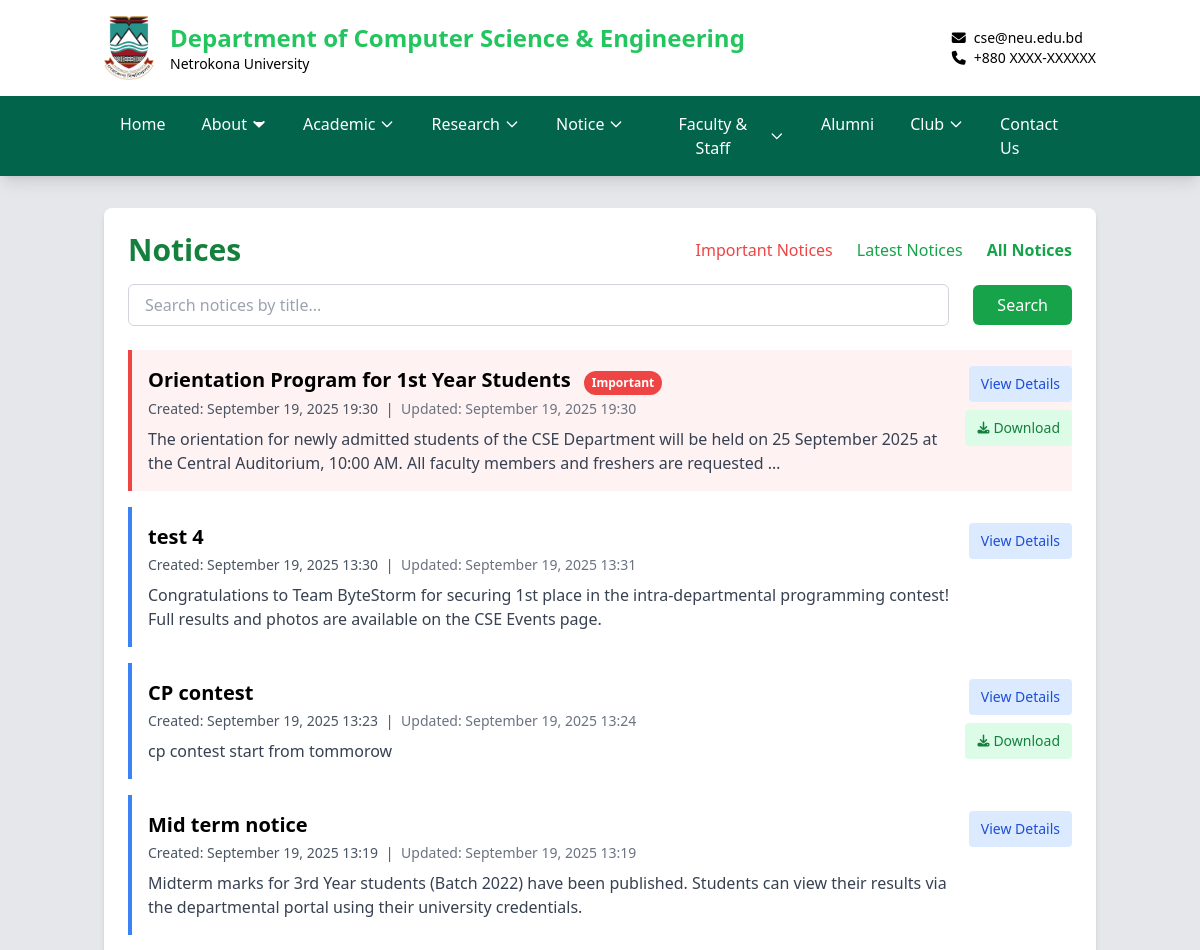
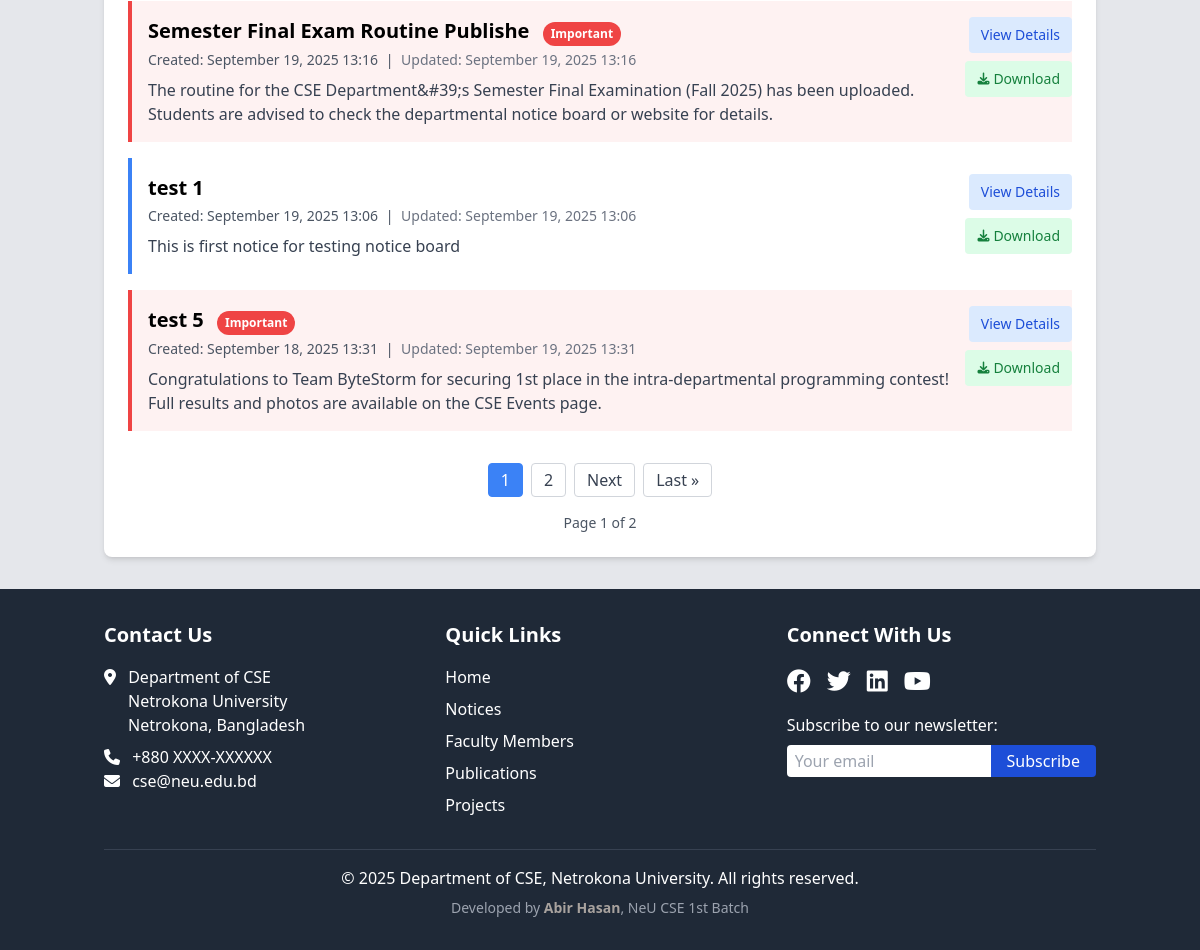
The app's page /notices/, older data (2 pictures, top to bottom).
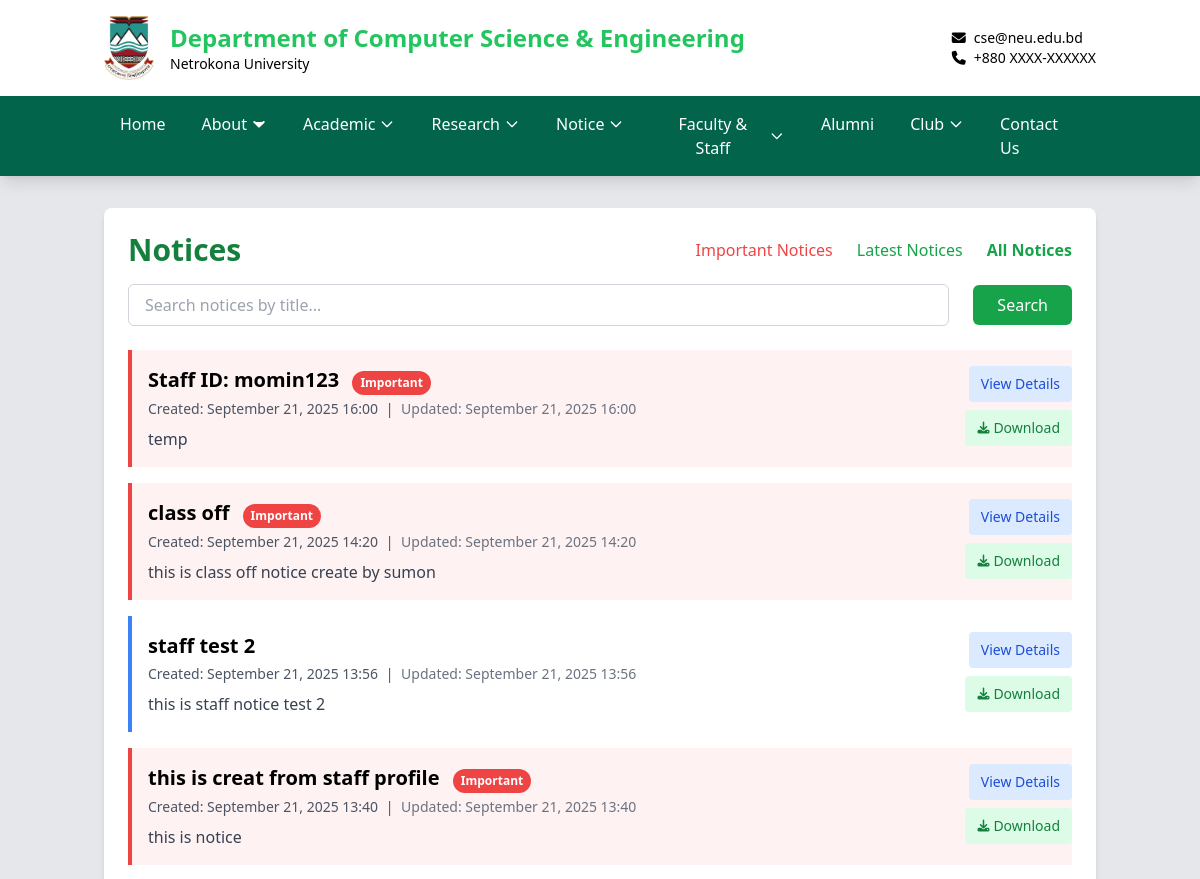
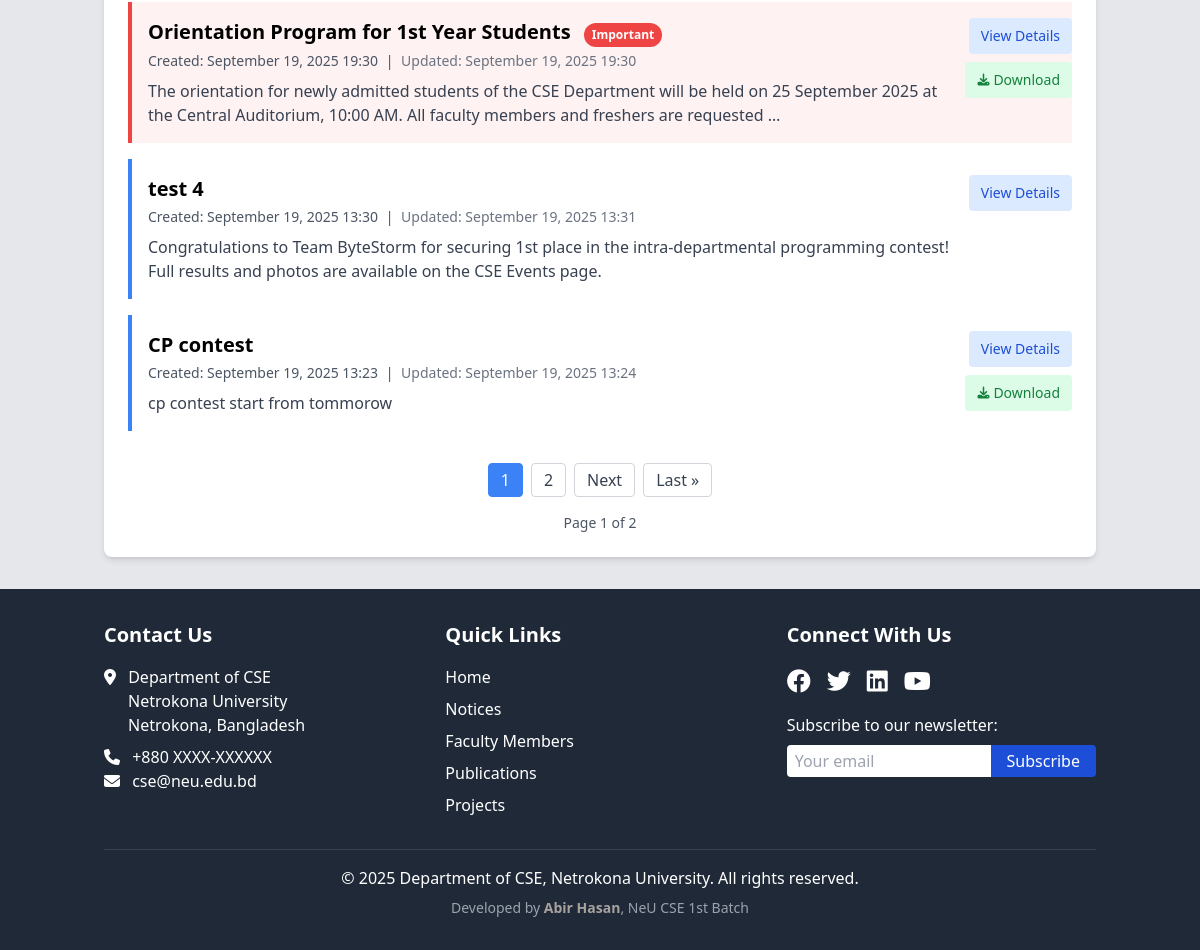
The same page, newer data (2 pictures, top to bottom).
### cse_app/models.py (models this page shows, shortened)
class Notice_Board(models.Model):
    title = models.CharField(max_length=200)
    content = RichTextField()
    file = models.FileField(upload_to='notices/', blank=True, null=True)  # For download option
    created_at = models.DateTimeField(null=True, blank=True)
    updated_at = models.DateTimeField(null=True, blank=True)
    is_important = models.BooleanField(default=False)
    created_by = models.ForeignKey(User, on_delete=models.SET_NULL, null=True, blank=True)
    class Meta:
        ordering = ['-created_at']  # Newest first

### cse_app/views.py (the view)
# urls.py: path('notices/', views.notice_list, name='notice_list'),
def notice_list(request):
    notice_type = request.GET.get('type')
    search_query = request.GET.get('search', '').strip()
    notices = Notice_Board.objects.all()
    if notice_type == 'important':
        notices = notices.filter(is_important=True)
    elif notice_type == 'latest':
        notices = notices.order_by('-created_at')
    if search_query:
        notices = notices.filter(title__icontains=search_query)
    page_view, created = ViewCount.objects.get_or_create(page_name='notices')
    page_view.increment()
    paginator = Paginator(notices, 7)
    page_number = request.GET.get('page')
    page_obj = paginator.get_page(page_number)
    context = {
        'page_obj': page_obj,
        'notices': page_obj,  # This allows backward compatibility with existing template
        'notice_type': notice_type,
        'search_query': search_query,
    }
    return render(request, 'cse/notice_list.html', context)

### cse_app/context_processors.py (called while the page is built)
def scrolling_notice(request):
    notice = ScrollingNotice.objects.filter(is_active=True).first()
    return {'scrolling_notice': notice.text if notice else ''}

### cse_app/models.py (called while the page is built)
    def increment(self):
        self.count += 1
        self.save()

### templates/cse/notice_list.html (shortened to what the changed rows need)
{% extends '../base.html' %}
{% block content %}
<div class="bg-white rounded-lg shadow-md p-3 sm:p-4 md:p-6 max-w-7xl mx-auto" >
    <div class="space-y-4 mb-4 sm:mb-6">
        <div class="flex flex-col sm:flex-row justify-between items-start sm:items-center space-y-4 sm:space-y-0">
            <h1 class="text-xl sm:text-2xl md:text-3xl font-bold text-green-700">
                {% if notice_type == 'important' %}Important {% elif notice_type == 'latest' %}Latest {% endif %}Notices
            </h1>
        </div>
    </div>
    <div class="space-y-4">
        {% for notice in page_obj %}
        <div class="border-l-4 {% if notice.is_important %}border-red-500 bg-red-50{% else %}border-blue-500{% endif %} pl-3 sm:pl-4 py-3 sm:py-4 hover:shadow-md transition-shadow duration-200"
           >
            <div class="flex flex-col sm:flex-row justify-between items-start space-y-3 sm:space-y-0" >
                <div class="flex-1 min-w-0 w-full">
                    <h2 class="text-base sm:text-lg md:text-xl font-semibold break-words">
                        <a href="{% url 'notice_detail' notice.id %}" class="hover:underline hover:text-green-700 transition-colors duration-200">{{ notice.title }}</a>
                        {% if notice.is_important %}
                        <span class="bg-red-500 text-white text-xs px-2 py-1 rounded ml-2 inline-block rounded-full">Important</span>
                        {% endif %}
                    </h2>
                    <p class="text-xs sm:text-sm text-gray-600 mt-1">
                        {% if notice.created_at %}
                        <span>Created: {{ notice.created_at|date:"F d, Y H:i" }}</span>
                        {% endif %}
                        {% if notice.updated_at and notice.updated_at != notice.created_at %}
                        <span class="mx-1">|</span>
                        <span class="text-gray-500">Updated: {{ notice.updated_at|date:"F d, Y H:i" }}</span>
                        {% endif %}
                    </p>
                    <p class="mt-2 text-sm sm:text-base text-gray-700 line-clamp-2 sm:line-clamp-none">{{ notice.content|striptags|truncatewords:30 }}</p>
                </div>
                <div class="flex flex-row sm:flex-col items-stretch sm:items-end gap-2 sm:ml-4 w-full sm:w-auto">
                    <a href="{% url 'notice_detail' notice.id %}"
                       class="flex-1 sm:flex-none text-center px-3 py-2 bg-blue-100 text-blue-700 rounded text-sm hover:bg-blue-200 hover:text-blue-900 transition-colors duration-200 w-full sm:w-auto min-w-[100px]">
                        View Details
                    </a>
                    {% if notice.file %}
                    <a href="{% url 'download_notice' notice.pk %}"
                       class="flex-1 sm:flex-none text-center px-3 py-2 bg-green-100 text-green-700 rounded text-sm hover:bg-green-200 hover:text-green-900 transition-colors duration-200 inline-flex items-center justify-center w-full sm:w-auto min-w-[100px]">
                        <i class="fas fa-download mr-1 text-xs"></i> Download
                    </a>
                    {% endif %}
                </div>
            </div>
        </div>
        {% empty %}
        <p class="text-gray-600 py-4 text-center">No notices available.</p>
        {% endfor %}
    </div>
    {% if page_obj.paginator.num_pages > 1 %}
    <div class="mt-6 sm:mt-8 flex flex-wrap justify-center items-center gap-2">
        {% for num in page_obj.paginator.page_range %}
            {% if page_obj.number == num %}
                <span class="px-2 sm:px-3 py-1 text-sm sm:text-base rounded border border-blue-500 bg-blue-500 text-white">{{ num }}</span>
            {% elif num > page_obj.number|add:'-3' and num < page_obj.number|add:'3' %}
                <a href="?page={{ num }}{% if notice_type %}&type={{ notice_type }}{% endif %}{% if search_query %}&search={{ search_query }}{% endif %}"
                   class="px-3 py-1 rounded border border-gray-300 text-gray-700 hover:bg-gray-100">
                    {{ num }}
                </a>
            {% endif %}
        {% endfor %}
        {% if page_obj.has_next %}
            <a href="?page={{ page_obj.next_page_number }}{% if notice_type %}&type={{ notice_type }}{% endif %}{% if search_query %}&search={{ search_query }}{% endif %}"
               class="px-3 py-1 rounded border border-gray-300 text-gray-700 hover:bg-gray-100">
                Next
            </a>
            <a href="?page={{ page_obj.paginator.num_pages }}{% if notice_type %}&type={{ notice_type }}{% endif %}{% if search_query %}&search={{ search_query }}{% endif %}"
               class="px-3 py-1 rounded border border-gray-300 text-gray-700 hover:bg-gray-100">
                Last &raquo;
            </a>
        {% endif %}
    </div>
    {% endif %}
</div>
{% endblock %}

Row changes from the older to the newer data that the page shows:
no longer on this page (row unchanged): Notice_Board: title "Mid term notice", created_at "September 19, 2025 13:19", updated_at "September 19, 2025 13:19", content "Midterm marks for 3rd Year students (Batch 2022) have been published. Students can view their results via the departmental portal using their university credentials.", is_important False (drawn)
no longer on this page (row unchanged): Notice_Board: title "Semester Final Exam Routine Publishe", is_important "Important", created_at "September 19, 2025 13:16", updated_at "September 19, 2025 13:16", content "The routine for the CSE Department&#39;s Semester Final Examination (Fall 2025) has been uploaded. Students are advised to check the departmental notice board or website for details.", shows "Download"
no longer on this page (row unchanged): Notice_Board: title "test 1", created_at "September 19, 2025 13:06", updated_at "September 19, 2025 13:06", content "This is first notice for testing notice board", shows "Download", is_important False (drawn)
no longer on this page (row unchanged): Notice_Board: title "test 5", is_important "Important", created_at "September 18, 2025 13:31", updated_at "September 19, 2025 13:31", content "Congratulations to Team ByteStorm for securing 1st place in the intra-departmental programming contest! Full results and photos are available on the CSE Events page.", shows "Download"
added Notice_Board: title "Staff ID: momin123", is_important "Important", created_at "September 21, 2025 16:00", updated_at "September 21, 2025 16:00", content "temp", shows "Download"
added Notice_Board: title "class off", is_important "Important", created_at "September 21, 2025 14:20", updated_at "September 21, 2025 14:20", content "this is class off notice create by sumon", shows "Download"
added Notice_Board: title "staff test 2", created_at "September 21, 2025 13:56", updated_at "September 21, 2025 13:56", content "this is staff notice test 2", shows "Download", is_important False (drawn)
added Notice_Board: title "this is creat from staff profile", is_important "Important", created_at "September 21, 2025 13:40", updated_at "September 21, 2025 13:40", content "this is notice", shows "Download"
